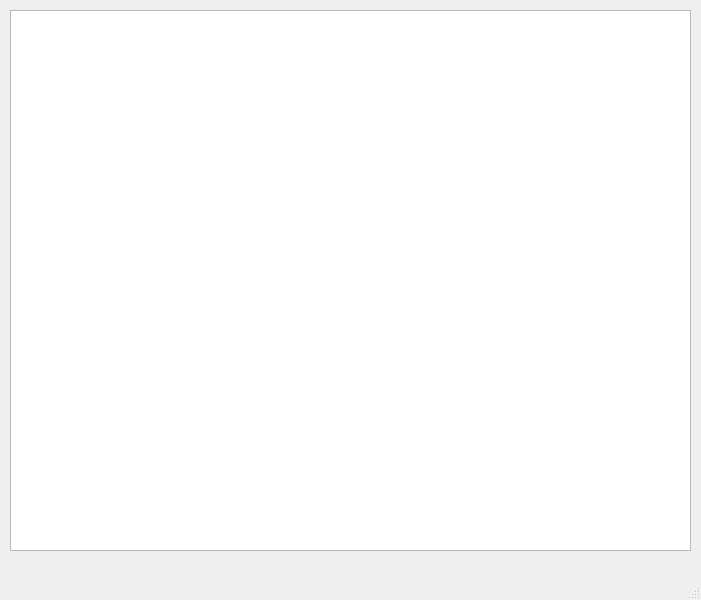
<?xml version="1.0" encoding="UTF-8"?>
<ui version="4.0">
 <class>MainWindow</class>
 <widget class="QMainWindow" name="MainWindow">
  <property name="geometry">
   <rect>
    <x>0</x>
    <y>0</y>
    <width>701</width>
    <height>600</height>
   </rect>
  </property>
  <property name="windowTitle">
   <string>MainWindow</string>
  </property>
  <widget class="QWidget" name="centralwidget">
   <widget class="QTableWidget" name="table">
    <property name="geometry">
     <rect>
      <x>10</x>
      <y>10</y>
      <width>681</width>
      <height>541</height>
     </rect>
    </property>
   </widget>
  </widget>
  <widget class="QMenuBar" name="menubar">
   <property name="geometry">
    <rect>
     <x>0</x>
     <y>0</y>
     <width>701</width>
     <height>24</height>
    </rect>
   </property>
  </widget>
  <widget class="QStatusBar" name="statusbar"/>
 </widget>
 <resources/>
 <connections/>
</ui>
